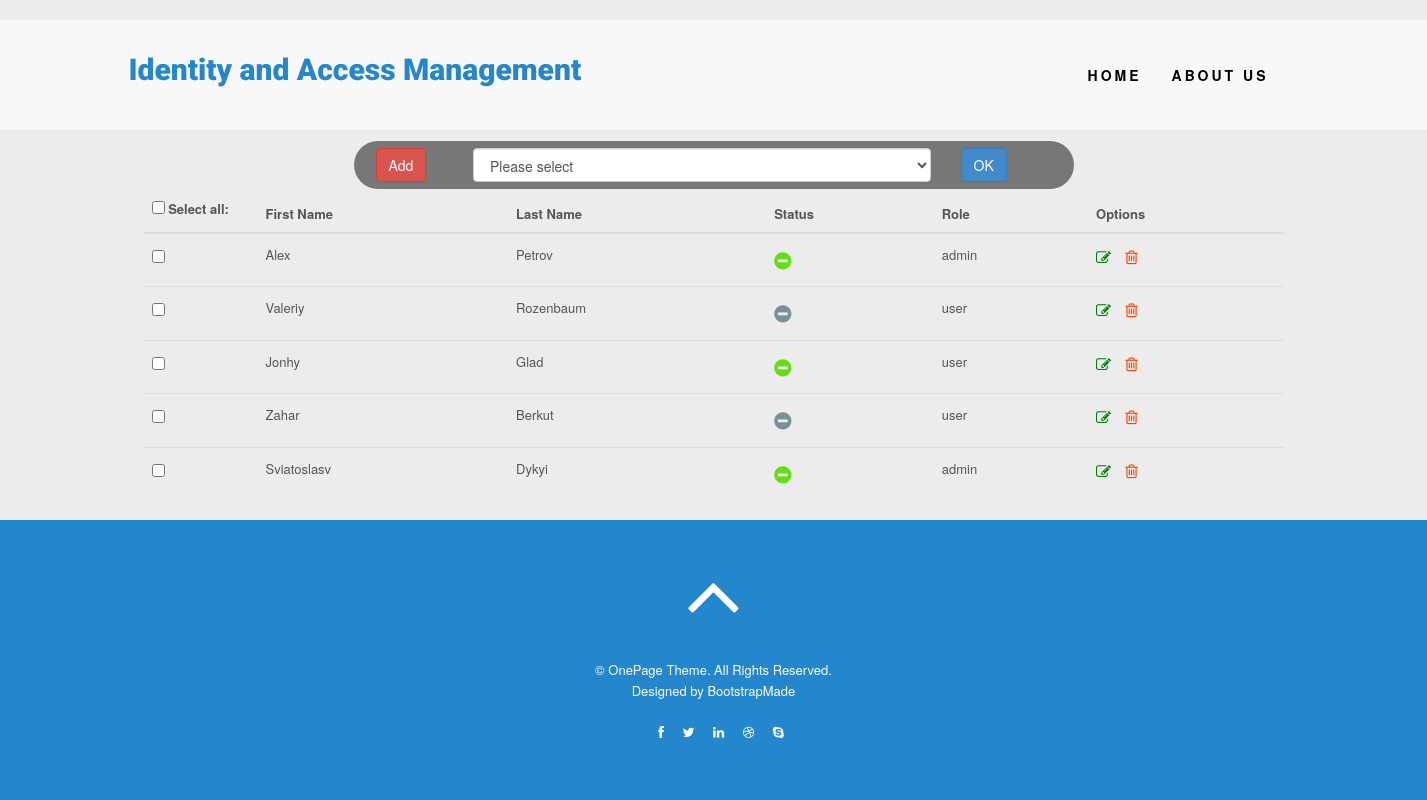
The page / on the database its author committed.
### tables this page shows
CREATE TABLE IF NOT EXISTS `users_management` (
  `id_user` int(11) NOT NULL AUTO_INCREMENT,
  `firstName` varchar(64) NOT NULL,
  `lastName` varchar(64) NOT NULL,
  `status` varchar(24) NOT NULL DEFAULT 'not-active',
  `role` varchar(24) NOT NULL,
  `date` timestamp NOT NULL DEFAULT current_timestamp(),
  PRIMARY KEY (`id_user`)
);

### index.php (the view, shortened to what this page needs)
<!DOCTYPE html>
<html lang="en">
<head>
  <link href="<?=ROOT?>assests/css/bootstrap.min.css" rel="stylesheet">
  <link href="<?=ROOT?>assests/css/font-awesome.min.css" rel="stylesheet">
  <link href="<?=ROOT?>assests/css/animate.min.css" rel="stylesheet">
  <link href="<?=ROOT?>assests/css/animate.css" rel="stylesheet" />
  <link href="<?=ROOT?>assests/css/prettyPhoto.css" rel="stylesheet">
  <link href="<?=ROOT?>assests/css/styles.css" rel="stylesheet">
<body>
  <nav class="navbar navbar-default navbar-fixed-top">
    <div class="container">
      <div class="row">
        <div class="site-logo">
          <a href="index.html" class="brand">Identity and Access Management</a>
        </div>
        <div class="collapse navbar-collapse" id="menu">
          <ul class="nav navbar-nav navbar-right">
            <li><a href="#">Home</a></li>
            <li><a href="#about">About Us</a><li>
          </ul>
        </div>
      </div>
    </div>
  </nav>
    <?php
      $db = db_connect();
      $sql = "SELECT * FROM users_management ORDER BY date DESC";
      $query = $db->prepare($sql);
      $query->execute();
      $users = $query->fetchAll(PDO::FETCH_OBJ);
    ?>
  <main>
    <div class="main-block">
      <div class="add-block">
        <div class="container">
          <div class="row">
            <div class="col-sm-1">
              <button type="button" class="btn btn-danger" id="open_modal" data-toggle="modal" data-target="#staticBackdrop">Add</button>
            </div>
              <form action="">
                <div class="col-sm-5">
                <select class="form-control" id="status" name="status">
                  <option value="0" selected="selected" disabled>Please select</option>
                </select>
                </div>
                <div class="col-sm-4">
                  <button type="button" class="btn btn-primary" id="action_user">OK</button>
                </div>
              </form>
            </div>
          </div>
        </div>
      </div>
      <div class="container bootstrap snippet">
          <div class="table-responsive">
            <table class="table colored-header datatable project-list">
              <thead>
                <tr>
                  <th class="first-column">
                    <input type="checkbox" id="group_checkbox_all" name="group_checkbox_all" class="form-check-input">
                    <label for="group_checkbox_all">Select all:</label>
                  </th>
                  <th>First Name</th>
                  <th>Last Name</th>
                  <th>Status</th>
                  <th>Role</th>
                  <th>Options</th>
                </tr>
              </thead>
              <tbody>
                <?php foreach ($users as $user) : ?>
                  <tr>
                    <td><input type="checkbox" name="<?=$user->id_user?>" value="<?=$user->id_user?>" class="group_checkbox"></td>
                    <td><?=$user->firstName?></td>
                    <td><?=$user->lastName?></td>
                    <td><span class="<?=$user->status?>"><i class="fa fa-minus-circle" aria-hidden="true"></i><span></td>
                    <td><?=$user->role?></td>
                    <td>
                      <span class="edit-icon" id="edit_user" onclick="edit(<?=$user->id_user?>)">
                        <i class="fa fa-pencil-square-o" aria-hidden="true"></i>
                      </span>
                      <span class="del-icon" id="del_user" onclick="del_user(<?=$user->id_user?>)">
                        <i class="fa fa-trash-o" aria-hidden="true"></i>
                      </span>
                    </td>
                  </tr>
                <?php endforeach; ?>
              </tbody>
            </table>
          </div>
      </div>
  </main>
  <footer id="footer" class="midnight-blue">
    <div class="container">
      <div class="row">
        <div class="col-md-6 col-md-offset-3">
          <div class="text-center">
            <a href="#home" class="scrollup"><i class="fa fa-angle-up fa-3x"></i></a>
          </div>
          &copy; OnePage Theme. All Rights Reserved.
          <div class="credits">
            Designed by <a href="https://bootstrapmade.com/">BootstrapMade</a>
          </div>
        </div>
        <div class="top-bar">
          <div class="col-lg-12">
            <div class="social">
              <ul class="social-share">
                <li><a href="#"><i class="fa fa-facebook"></i></a></li>
                <li><a href="#"><i class="fa fa-twitter"></i></a></li>
                <li><a href="#"><i class="fa fa-linkedin"></i></a></li>
                <li><a href="#"><i class="fa fa-dribbble"></i></a></li>
                <li><a href="#"><i class="fa fa-skype"></i></a></li>
              </ul>
            </div>
          </div>
        </div>
      </div>
    </div>
  </footer>
</body>
</html>

### assests/css/styles.css (style rules this page uses)
body { width: 100%; height: 100%; color: #666; line-height: 1.6em; font-weight: 400; font-family: "Helvetica Neue", Helvetica, Arial, sans-serif; font-size: 13px; color: #555; background: #ececec; margin-top:20px; }
.project-list > tbody > tr > td { padding: 12px 8px; }
.site-logo { margin-top:40px; margin-bottom:40px; float: left; }
.site-logo a.brand { color: #2487cd; font-size: 30px; font-family: 'Roboto', sans-serif; font-weight: 900; }
.navbar { margin-bottom: 0; }
.nav.navbar-nav { padding:30px; }
.navbar-fixed-top ul.nav li a { font-size: 14px; letter-spacing: 3px; color: #000; text-transform: uppercase; font-weight: 700; }
.navbar-fixed-top { position: relative; margin-bottom: 10px; }
.navbar-fixed-top .nav li a { -webkit-transition: background .3s ease-in-out; -moz-transition: background .3s ease-in-out; transition: background .3s ease-in-out; }
#footer { padding-top: 30px; padding-bottom: 30px; color: #fff; background: #2487cd; }
#footer a { color: #fff; }
#footer ul { list-style: none; padding: 0; margin: 0; text-align:center; }
#footer ul > li { margin-top:20px; margin-bottom:30px; display: inline-block; margin-left: 15px; text-align:center; }
.midnight-blue { text-align:center; }
.text-center { margin-bottom:20px; font-size:30px; }
.add-block { width: 720px; margin: 0 auto; background-color: #777; padding: 7px; border-radius: 50px; }
.edit-icon { color: green; font-size: 15px; cursor: pointer; }
.del-icon { color: orangered; font-size: 16px; margin-left: 10px; cursor: pointer; }
.active { font-size: 20px; color: #64DD17; }
.not-active { font-size: 20px; color: #78909C; }
.first-column { width: 10%; }

### rows shown on the page
users_management: firstName "Alex", lastName "Petrov", role "admin"
users_management: firstName "Valeriy", lastName "Rozenbaum", role "user"
users_management: firstName "Jonhy", lastName "Glad", role "user"
users_management: firstName "Zahar", lastName "Berkut", role "user"
users_management: firstName "Sviatoslasv", lastName "Dykyi", role "admin"
